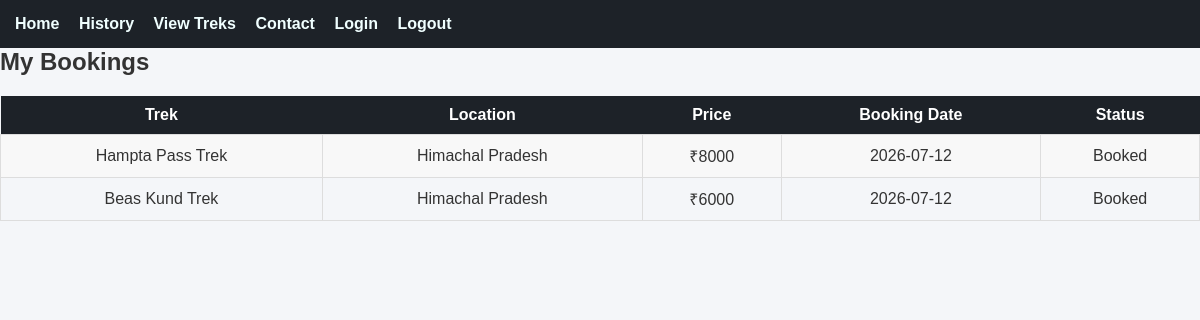
The app's page /my_bookings (signed in) with its own data.
### tables this page shows
CREATE TABLE bookings(
                 id INTEGER PRIMARY KEY AUTOINCREMENT,
                user_id INTEGER, 
                 username TEXT NOT NULL,
                 trek_id INTEGER,
                 booking_date DATE ,
                 status TEXT NOT NULL,
                 FOREIGN KEY(trek_id) REFERENCES treks(id),
                 FOREIGN KEY(user_id) REFERENCES users(id)
                 
                 );

CREATE TABLE treks(
                 id INTEGER PRIMARY KEY AUTOINCREMENT,
                 name TEXT NOT NULL,
                 location TEXT NOT NULL,
                 price INTEGER NOT NULL,
                 slots INTEGER NOT NULL,
                 difficulty TEXT NOT NULL,
                 duration INTEGER NOT NULL,
                 status TEXT NOT NULL DEFAULT 'Open',
                 assigned_staffID INTEGER NOT NULL,
                 start_date DATE ,
                 end_date DATE ,
                 description TEXT ,
                 FOREIGN KEY (assigned_staffID) REFERENCES staff(id)
                 );

### app.py (the view)
@app.route("/my_bookings")
def my_bookings():
    if "user" not in session:
        return redirect("/login")
    username = session["user"]
    conn = get_db_connnection()
    bookings = conn.execute("""
    SELECT
        treks.name,
        treks.location,
        treks.price,
        bookings.booking_date,
        bookings.status
    FROM bookings
    JOIN treks
        ON bookings.trek_id = treks.id
    WHERE bookings.username = ?
""", (username,)).fetchall()
    conn.close()
    return render_template("my_bookings.html", bookings=bookings)

### app.py (called while the page is built)
def get_db_connnection():
    conn = sqlite3.connect("database.db")
    conn.row_factory =sqlite3.Row
    return conn

### templates/my_bookings.html
{% extends "base.html" %}
{% block content %}
<h2>My Bookings</h2>
<table>
<tr>
    <th>Trek</th>
    <th>Location</th>
    <th>Price</th>
    <th>Booking Date</th>
    <th>Status</th>
</tr>
{% for booking in bookings %}
<tr>
    <td>{{ booking["name"] }}</td>
    <td>{{ booking["location"] }}</td>
    <td>₹{{ booking["price"] }}</td>
    <td>{{ booking["booking_date"] }}</td>
    <td>{{ booking["status"] }}</td>
</tr>
{% endfor %}
</table>
{% endblock %}

### static/css/style.css (style rules this page uses)
* { margin:0; padding:0; box-sizing:border-box; }
body { font-family:Arial, Helvetica, sans-serif; background:#f4f6f9; color:#333; }
table { width:100%; border-collapse:collapse; margin-top:20px; }
table th { background:#1D2228; color:white; padding:10px; }
table td { padding:10px; border:1px solid #ddd; text-align:center; }
table tr:nth-child(even) { background:#f8f8f8; }

### records on screen
bookings: name "Hampta Pass Trek", location "Himachal Pradesh", price "8000", booking_date "2026-07-12", status "Booked"
bookings: name "Beas Kund Trek", location "Himachal Pradesh", price "6000", booking_date "2026-07-12", status "Booked"
